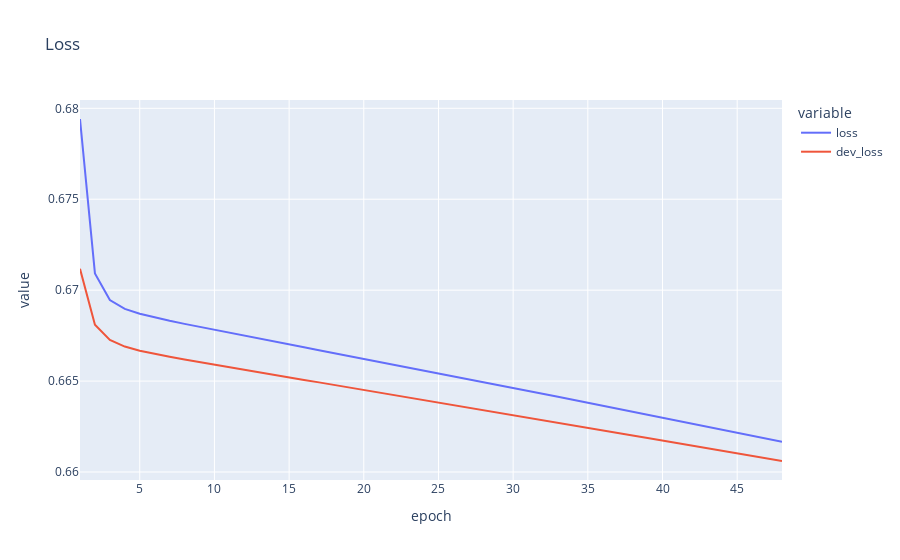

The notebook cell saved with this chart:
### Markdown cell above
## Examine loss, accuracy curves for a particular model

### Code cell
import pandas as pd
modelname = 'cnnmodel2021-04-03_20-39'
log_fpath = f'/projects/tumblr_community_identity/log/{modelname}.csv'
# log = pd.read_csv(log_fpath, parse_dates=[[0, 1]], infer_datetime_format=True)
log = pd.read_csv(log_fpath, parse_dates=['datetime'])
# log

# Calculate time/epoch
log.rename(columns={'date_time': 'datetime'}, inplace=True)
duration = log.datetime.max() - log.datetime.min()
print(duration/log.epoch.max())

# Get last metrics/epoch
# score_cols = ['loss', 'train_accuracy', 'dev_accuracy']
score_cols = ['loss', 'dev_loss']
gped = log.groupby('epoch').agg({col: lambda x: x.tolist()[-1] for col in score_cols})
# gped = gped.iloc[:-1] # for in progress

import plotly.express as px
fig = px.line(gped, x=gped.index, y=['loss', 'dev_loss'], title='Loss')
fig.show()

# fig = px.line(gped, x=gped.index, y=['train_accuracy', 'dev_accuracy'], title='Accuracy')
# fig.show()

### Figure 1 — Plotly figure (JSON) as saved in the notebook; plotly's stock layout.template omitted (floating-point values rounded to 4 significant figures)
{"data": [{"hovertemplate": "variable=loss<br>epoch=%{x}<br>value=%{y}<extra></extra>", "legendgroup": "loss", "line": {"color": "#636efa", "dash": "solid"}, "mode": "lines", "name": "loss", "orientation": "v", "showlegend": true, "type": "scatter", "x": [1, 2, 3, 4, 5, 6, 7, 8, 9, 10, 11, 12, 13, 14, 15, 16, 17, 18, 19, 20, 21, 22, 23, 24, 25, 26, 27, 28, 29, 30, 31, 32, 33, 34, 35, 36, 37, 38, 39, 40, 41, 42, 43, 44, 45, 46, 47, 48], "xaxis": "x", "y": [0.6794, 0.6709, 0.6695, 0.669, 0.6687, 0.6685, 0.6683, 0.6681, 0.668, 0.6678, 0.6677, 0.6675, 0.6673, 0.6672, 0.667, 0.6669, 0.6667, 0.6665, 0.6664, 0.6662, 0.6661, 0.6659, 0.6657, 0.6656, 0.6654, 0.6653, 0.6651, 0.6649, 0.6648, 0.6646, 0.6645, 0.6643, 0.6641, 0.664, 0.6638, 0.6636, 0.6635, 0.6633, 0.6631, 0.663, 0.6628, 0.6627, 0.6625, 0.6623, 0.6622, 0.662, 0.6618, 0.6617], "yaxis": "y"}, {"hovertemplate": "variable=dev_loss<br>epoch=%{x}<br>value=%{y}<extra></extra>", "legendgroup": "dev_loss", "line": {"color": "#EF553B", "dash": "solid"}, "mode": "lines", "name": "dev_loss", "orientation": "v", "showlegend": true, "type": "scatter", "x": [1, 2, 3, 4, 5, 6, 7, 8, 9, 10, 11, 12, 13, 14, 15, 16, 17, 18, 19, 20, 21, 22, 23, 24, 25, 26, 27, 28, 29, 30, 31, 32, 33, 34, 35, 36, 37, 38, 39, 40, 41, 42, 43, 44, 45, 46, 47, 48], "xaxis": "x", "y": [0.6712, 0.6681, 0.6673, 0.6669, 0.6667, 0.6665, 0.6663, 0.6662, 0.666, 0.6659, 0.6658, 0.6656, 0.6655, 0.6653, 0.6652, 0.6651, 0.6649, 0.6648, 0.6647, 0.6645, 0.6644, 0.6642, 0.6641, 0.664, 0.6638, 0.6637, 0.6636, 0.6634, 0.6633, 0.6631, 0.663, 0.6629, 0.6627, 0.6626, 0.6624, 0.6623, 0.6622, 0.662, 0.6619, 0.6617, 0.6616, 0.6614, 0.6613, 0.6612, 0.661, 0.6609, 0.6607, 0.6606], "yaxis": "y"}], "layout": {"autosize": true, "legend": {"title": {"text": "variable"}, "tracegroupgap": 0}, "title": {"text": "Loss"}, "xaxis": {"anchor": "y", "autorange": true, "domain": [0, 1], "range": [1, 48], "title": {"text": "epoch"}, "type": "linear"}, "yaxis": {"anchor": "x", "autorange": true, "domain": [0, 1], "range": [0.6596, 0.6805], "title": {"text": "value"}, "type": "linear"}}}
